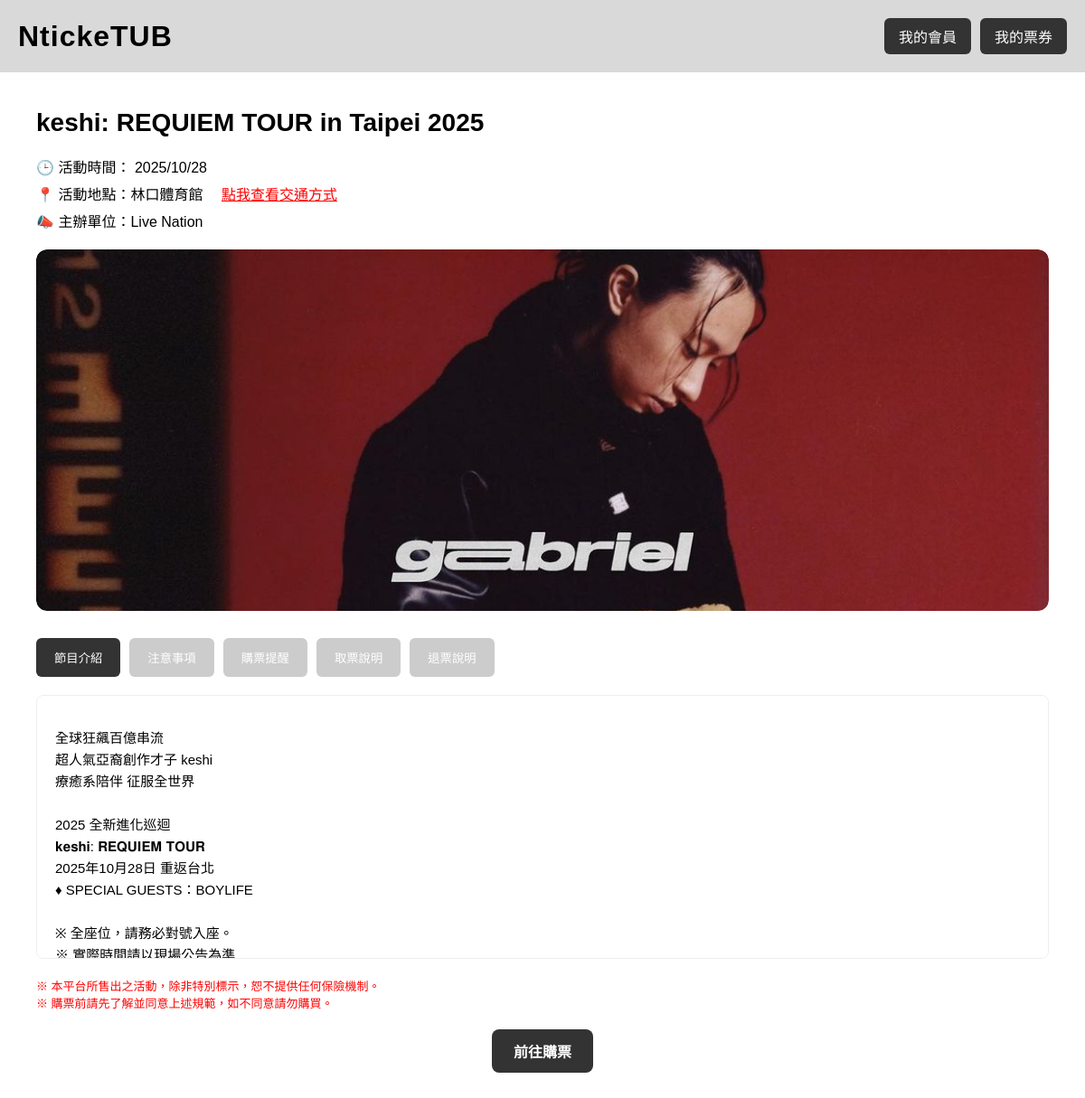
The app's page /show/4 with its own data.
### models/show.py (models this page shows, shortened)
class Show(db.Model):
    __tablename__ = 'show'
    show_id = db.Column(db.Integer, primary_key=True)
    show_name = db.Column(db.String(255))
    show_desc = db.Column(db.Text)
    show_pic = db.Column(db.Text)
    start_date = db.Column(Date)
    end_date = db.Column(Date)
    host_id = db.Column(db.Integer, db.ForeignKey('host.host_id'))
    location_id = db.Column(db.Integer, db.ForeignKey('location.loc_id'))
    createdAt = db.Column(db.Date)
    updatedAt = db.Column(db.Date)

### models/location.py (models this page shows)
class Location(db.Model):
  __tablename__ = 'location'
  loc_id = db.Column(db.Integer, primary_key=True)
  loc_name = db.Column(db.String(255))
  createdAt = db.Column(db.Date)
  updatedAt = db.Column(db.Date)

### models/host.py (models this page shows)
class Host(db.Model):
  __tablename__ = 'host'
  host_id = db.Column(db.Integer, primary_key=True)
  host_name = db.Column(db.String(255))
  host_email = db.Column(db.String(255))
  createdAt = db.Column(db.Date)
  updatedAt = db.Column(db.Date)

### app.py (the view)
@app.route('/show/<int:show_id>')
def show_detail(show_id):
    show = Show.query.get_or_404(show_id)
    host = Host.query.get(show.host_id)
    location = Location.query.get(show.location_id)
    show_data = {
        'show_id': show.show_id,
        'show_name': show.show_name,
        'show_desc': show.show_desc,
        "start_date": show.start_date,
        "end_date": show.end_date,
        'show_pic': show.show_pic,
        'createdAt': show.createdAt,
        'host': {'host_name': host.host_name if host else "未知主辦"},
        'location': {'loc_name': location.loc_name if location else "未知地點"}
    }
    return render_template('show_detail.html', show=show_data)

### app.py (called while the page is built)
@app.template_filter('nl2br')
def nl2br_filter(s):
    if s is None:
        return ''
    return Markup(s.replace("\n", "<br>\n"))

### templates/show_detail.html (shortened to what this page needs)
<!DOCTYPE html>
<html lang="zh-Hant">
<head>
  <link rel="stylesheet" href="{{ url_for('static', filename='style.css') }}">
</head>
<body>
<div class="header">
    <div class="logo">NtickeTUB</div>
    <div class="buttons">
        <a href="/member" class="button-link">我的會員</a>
        <a href="/ticket" class="button-link">我的票券</a>
    </div>
</div>
<div class="container">
    <h1>{{ show.show_name }}</h1>
<div class="info">
  <p>🕒 活動時間：
    {% if show.end_date and show.start_date != show.end_date %}
      {{ show.start_date.strftime('%Y/%m/%d') }} ～ {{ show.end_date.strftime('%Y/%m/%d') }}
    {% else %}
      {{ show.start_date.strftime('%Y/%m/%d') }}
    {% endif %}
  </p>
<p>
    📍 活動地點：{{ show['location']['loc_name'] }}
    <a class="highlight" href="https://www.google.com/maps?q={{ show['location']['loc_name'] }}" target="_blank">
      點我查看交通方式
    </a>
    </p>
  <p>📣 主辦單位：{{ show['host']['host_name'] }}</p>
</div>
<div class="banner">
  <img src="{{ show['show_pic'] }}" alt="節目圖片">
</div>
<div class="tab-buttons">
    <button class="tab-btn active" data-tab="tab-intro">節目介紹</button>
    <button class="tab-btn" data-tab="tab-rules">注意事項</button>
    <button class="tab-btn" data-tab="tab-reminder">購票提醒</button>
    <button class="tab-btn" data-tab="tab-reminder2">取票說明</button>
    <button class="tab-btn" data-tab="tab-refund">退票說明</button>
</div>
  <div id="tab-intro" class="tab-content">
    <p>{{ show['show_desc'] | nl2br }}</p>
  </div>
    <div class="warning">
      ※ 本平台所售出之活動，除非特別標示，恕不提供任何保險機制。<br>
      ※ 購票前請先了解並同意上述規範，如不同意請勿購買。
    </div>
    <div class="buy-button">
      <a href="{{ url_for('ticket_start', show_id=show['show_id']) }}">前往購票</a>
    </div>
  </div>
</body>
</html>

### static/style.css (style rules this page uses)
body { font-family: Arial, sans-serif; padding: 20px; }
button { padding: 5px 10px; background-color: darkorange; color: white; border: none; cursor: pointer; }

### templates/show_detail.html (style rules this page uses)
body { font-family: "Noto Sans TC", sans-serif; background-color: #f5f5f5; margin: 0; }
.container { max-width: 900px; margin: auto; background: white; padding: 30px; border-radius: 12px; box-shadow: 0 0 10px rgba(0,0,0,0.1); }
.container h1 { margin-top: 10px; }
.header { display: flex; justify-content: space-between; align-items: center; background-color: #d9d9d9; padding: 20px; border-radius: 8px; margin-bottom: 20px; }
.buttons { display: flex; gap: 10px; }
h1 { margin-top: 20px; font-size: 28px; }
.info { margin: 20px 0; }
.info p { margin: 6px 0; }
.highlight { color: red; text-decoration: underline; cursor: pointer; }
.banner { width: 100%; height: 400px; overflow: hidden; border-radius: 12px; margin-bottom: 30px; }
.banner img { width: 100%; height: 100%; object-fit: cover; display: block; border-radius: 12px; }
.tab-content { background: #fafafa; padding: 15px; border-radius: 4px; max-height: 250px; overflow-y: auto; font-size: 15px; line-height: 1.6; }
.warning { color: red; font-size: 13px; margin-top: 20px; }
.buy-button { margin-top: 20px; text-align: center; }
.buy-button a { display: inline-block; background-color: #333; color: white; padding: 12px 24px; border-radius: 8px; text-decoration: none; font-weight: bold; }
html, body { margin: 0; padding: 0; }
.tab-buttons { display: flex; gap: 10px; margin-top: 30px; margin-bottom: 20px; }
.tab-btn { padding: 12px 20px; background-color: #ccc; border: none; border-radius: 6px; cursor: pointer; }
.tab-btn.active { background-color: #333; color: white; }
.tab-content { padding: 20px; border: 1px solid #eee; border-radius: 8px; background-color: #fff; }
.header { width: 100vw; background-color: #d9d9d9; padding: 20px; display: flex; justify-content: space-between; align-items: center; box-sizing: border-box; border-radius: 0; margin-bottom: 0; }
.logo { font-size: 32px; font-weight: bold; letter-spacing: 1px; line-height: 1; }
.container { width: 100vw; background: white; padding: 30px 40px; border-radius: 0; box-shadow: none; box-sizing: border-box; margin: 0; max-width: none; }
.button-link { padding: 8px 16px; background-color: #333; color: white; border: none; border-radius: 6px; cursor: pointer; text-decoration: none; }

### records on screen
Show: show_name "keshi: REQUIEM TOUR in Taipei 2025", start_date "2025/10/28", show_pic (picture), show_desc "全球狂飆百億串流 超人氣亞裔創作才子 keshi 療癒系陪伴 征服全世界 2025 全新進化巡迴 𝐤𝐞𝐬𝐡𝐢: 𝐑𝐄𝐐𝐔𝐈𝐄𝐌 𝐓𝐎𝐔𝐑 2025年10月28日 重返台北 ♦ SPECIAL GUESTS：BOYLIFE ※ 全座位，請務必對號入座。 ※ 實際時間請以現場公告為準"
Location: location.loc_name "林口體育館"
Host: host.host_name "Live Nation"
